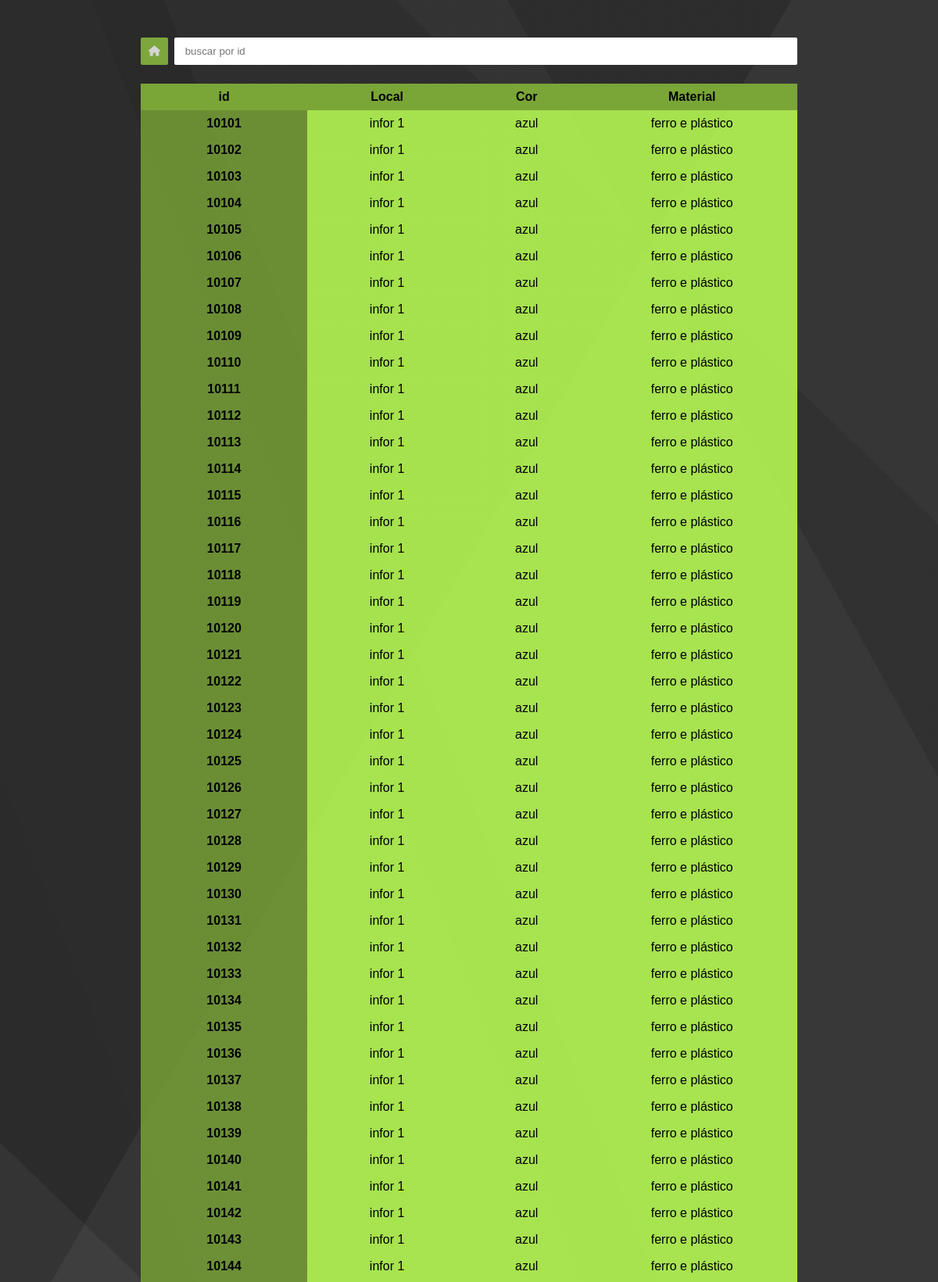
The page /1 (upper part) on the database its author committed.
### models.py (models this page shows)
class Moveis(db.Model):
    id = db.Column(db.Integer, primary_key = True)
    id_sala = db.Column(db.Integer, db.ForeignKey('sala.id'))
    id_objeto = db.Column(db.Integer, db.ForeignKey('objetos.id'))
    material = db.Column(db.String(50))
    cor = db.Column(db.String(20))

### routes/funcoes.py (the view)
@funcoes_route.route('/<int:itens>')
def listar_itens(itens):
    session['id_obj'] = itens
    usu = session.get('usu')
    global tabela_moveis
    tabela_moveis = db.session.query(Moveis).filter_by(id_objeto = itens).all()
    if tabela_moveis:
        mov = True
        return render_template('lista_item.html', tabela = tabela_moveis, movel = mov, usu = usu)
    else:
        mov = False
        tabela_eletronicos = db.session.query(Eletronicos).filter_by(id_objeto = itens).all()
        return render_template('lista_item.html', tabela = tabela_eletronicos, movel = mov, usu = usu)

### templates/lista_item.html (shortened to what this page needs)
<!DOCTYPE html>
<html lang="pt-br">
<head>
  <link rel="stylesheet" href="https://cdnjs.cloudflare.com/ajax/libs/font-awesome/6.6.0/css/all.min.css"
 />
  <link rel="stylesheet" href="../static/css/table.css">
</head>
<body>
  <div class="search--flex">
    <button class="back--btn">
      <a href="/">
        <i class="fa-solid fa-house"></i>
      </a>
    </button>
    <input type="number" id="search--tipping" placeholder=" buscar por id ">
  </div>
  <table>
    <thead>
      <tr>
        <th>id</th>
        <th>Local</th>
        {% if tabela[0].potencia %}
        <th>Potencia</th>
        <th>Consumo</th>
        {% else %}
        <th>Cor</th>
        <th>Material</th>
        {% endif %}
      </tr>
    </thead>
    <tbody id="table--item">
      {% for objeto in tabela: %}
      <th scope="row">{{ objeto.id }}</th>
      <td>infor {{ objeto.id_sala }}</td>
      {% if objeto.potencia %}
      <td>{{ objeto.potencia }}</td>
      <td>{{ objeto.consumo }}</td>
      {% else %}
      <td>{{ objeto.cor }}</td>
      <td>{{ objeto.material }}</td>
      {% endif %}
      {% endfor %}
    </tbody>
  </table>
</body>
</html>

### static/css/table.css (style rules this page uses)
:root { --corDeFundo-cabecalho: #7AA637; --corDeFundo-tr: #7aa637cd; --corDeFundo-td: #bbff54db; --corDeFundo-btn: #91c741; --corButtonDelet: #3e5f0d; --corButtonEdit: #005a00; --corButtonClose: rgb(255, 54, 54); }
* { margin: 0; box-sizing: border-box; font-family: "Josefin Sans", sans-serif; }
body { background-image: linear-gradient(300deg, rgba(77, 77, 77, 0.05) 0%, rgba(77, 77, 77, 0.05) 25%, rgba(42, 42, 42, 0.05) 25%, rgba(42, 42, 42, 0.05) 38%, rgba(223, 223, 223, 0.05) 38%, rgba(223, 223, 223, 0.05) 75%, rgba(36, 36, 36, 0.05) 75%, rgba(36, 36, 36, 0.05) 100%), linear-gradient(44deg, rgba(128, 128, 128, 0.05) 0%, rgba(128, 128, 128, 0.05) 34%, rgba(212, 212, 212, 0.05) 34%, rgba(212, 212, 212, 0.05) 57%, rgba(25, 25, 25, 0.05) 57%, rgba(25, 25, 25, 0.05) 89%, rgba(135, 135, 135, 0.05) 89%, rgba(135, 135, 135, 0.05) 100%), linear-gradient(241deg, rgba(55, 55, 55, 0.05) 0%, rgba(55, 55, 55, 0.05) 14%, rgba(209, 209, 209, 0.05) 14%, rgba(209, 209, 209, 0.05) 60%, rgba(245, 245, 245, 0.05) 60%, rgba(245, 245, 245, 0.05) 69%, rgba(164, 164, 164, 0.05) 69%, rgba(164, 164, 164, 0.05) 100%), linear-gradient(249deg, rgba(248, 248, 248, 0.05) 0%, rgba(248, 248, 248, 0.05) 32%, rgba(148, 148, 148, 0.05) 32%, rgba(148, 148, 148, 0.05) 35%, rgba(202, 202, 202, 0.05) 35%, rgba(202, 202, 202, 0.05) 51%, rgba(181, 181, 181, 0.05) 51%, rgba(181, 181, 181, 0.05) 100%), linear-gradient(92deg, hsl(214, 0%, 11%), hsl(214, 0%, 11%)); display: flex; flex-direction: column; justify-content: center; align-items: center; padding-top: 1.5rem; }
.search--flex { display: flex; justify-content: center; align-items: center; width: 100%; max-width: 70vw; margin-top: 1.5rem; margin-bottom: 1.5rem; gap: 0.5rem; }
.search--flex input { width: 100%; border: none; border-radius: 2px; padding: 10px; }
table { border-collapse: collapse; width: 100%; max-width: 70vw; margin: auto; }
thead { background-color: var(--corDeFundo-cabecalho); color: black; }
th { background-color: var(--corDeFundo-tr); padding: 0.5rem; text-align: center; width: 30px; }
td { text-align: center; background-color: var(--corDeFundo-td); }
body { display: flex; justify-content: center; align-items: center; }

### rows shown on the page
Moveis: id "10101", id_sala "1", cor "azul", material "ferro e plástico"
Moveis: id "10102", id_sala "1", cor "azul", material "ferro e plástico"
Moveis: id "10103", id_sala "1", cor "azul", material "ferro e plástico"
Moveis: id "10104", id_sala "1", cor "azul", material "ferro e plástico"
Moveis: id "10105", id_sala "1", cor "azul", material "ferro e plástico"
Moveis: id "10106", id_sala "1", cor "azul", material "ferro e plástico"
Moveis: id "10107", id_sala "1", cor "azul", material "ferro e plástico"
Moveis: id "10108", id_sala "1", cor "azul", material "ferro e plástico"
Moveis: id "10109", id_sala "1", cor "azul", material "ferro e plástico"
Moveis: id "10110", id_sala "1", cor "azul", material "ferro e plástico"
Moveis: id "10111", id_sala "1", cor "azul", material "ferro e plástico"
Moveis: id "10112", id_sala "1", cor "azul", material "ferro e plástico"
Moveis: id "10113", id_sala "1", cor "azul", material "ferro e plástico"
Moveis: id "10114", id_sala "1", cor "azul", material "ferro e plástico"
Moveis: id "10115", id_sala "1", cor "azul", material "ferro e plástico"
Moveis: id "10116", id_sala "1", cor "azul", material "ferro e plástico"
Moveis: id "10117", id_sala "1", cor "azul", material "ferro e plástico"
Moveis: id "10118", id_sala "1", cor "azul", material "ferro e plástico"
Moveis: id "10119", id_sala "1", cor "azul", material "ferro e plástico"
Moveis: id "10120", id_sala "1", cor "azul", material "ferro e plástico"
Moveis: id "10121", id_sala "1", cor "azul", material "ferro e plástico"
Moveis: id "10122", id_sala "1", cor "azul", material "ferro e plástico"
Moveis: id "10123", id_sala "1", cor "azul", material "ferro e plástico"
Moveis: id "10124", id_sala "1", cor "azul", material "ferro e plástico"
Moveis: id "10125", id_sala "1", cor "azul", material "ferro e plástico"
Moveis: id "10126", id_sala "1", cor "azul", material "ferro e plástico"
Moveis: id "10127", id_sala "1", cor "azul", material "ferro e plástico"
Moveis: id "10128", id_sala "1", cor "azul", material "ferro e plástico"
Moveis: id "10129", id_sala "1", cor "azul", material "ferro e plástico"
Moveis: id "10130", id_sala "1", cor "azul", material "ferro e plástico"
Moveis: id "10131", id_sala "1", cor "azul", material "ferro e plástico"
Moveis: id "10132", id_sala "1", cor "azul", material "ferro e plástico"
Moveis: id "10133", id_sala "1", cor "azul", material "ferro e plástico"
Moveis: id "10134", id_sala "1", cor "azul", material "ferro e plástico"
Moveis: id "10135", id_sala "1", cor "azul", material "ferro e plástico"
Moveis: id "10136", id_sala "1", cor "azul", material "ferro e plástico"
Moveis: id "10137", id_sala "1", cor "azul", material "ferro e plástico"
Moveis: id "10138", id_sala "1", cor "azul", material "ferro e plástico"
Moveis: id "10139", id_sala "1", cor "azul", material "ferro e plástico"
Moveis: id "10140", id_sala "1", cor "azul", material "ferro e plástico"
Moveis: id "10141", id_sala "1", cor "azul", material "ferro e plástico"
Moveis: id "10142", id_sala "1", cor "azul", material "ferro e plástico"
Moveis: id "10143", id_sala "1", cor "azul", material "ferro e plástico"
Moveis: id "10144", id_sala "1", cor "azul", material "ferro e plástico"
